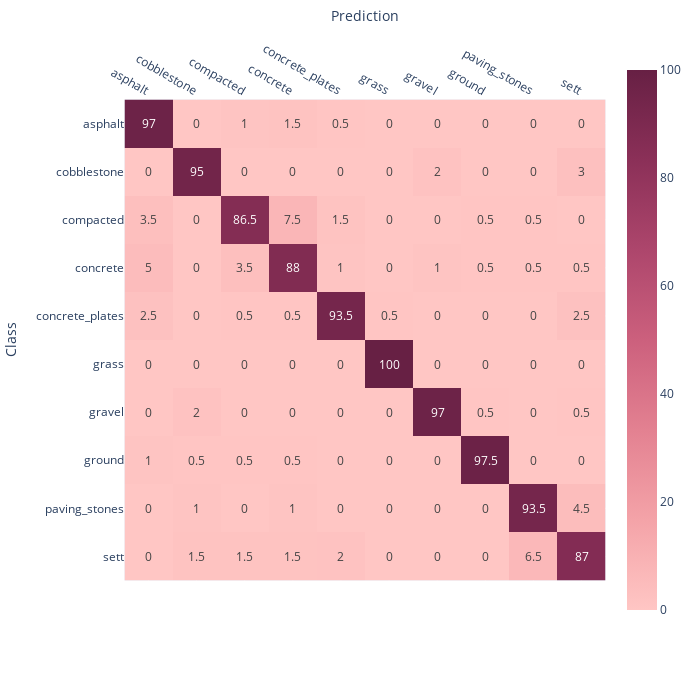

Notebook code cell kept with this figure:
### Code cell
fig = px.imshow(c_mat,
                labels=dict(x="Prediction", y="Class"),
                x=available_classes,
                y=available_classes,
                text_auto=True, 
            #    aspect="auto",
                color_continuous_scale=px.colors.sequential.Burg,
                width=700,
                height=700,
               )
fig.update_xaxes(side="top")

# fig['layout']['xaxis']['autorange'] = "reversed"

fig.show()

### Figure 1 — Plotly figure (JSON) as saved in the notebook; plotly's stock layout.template omitted (floating-point values rounded to 4 significant figures)
{"data": [{"coloraxis": "coloraxis", "hovertemplate": "Prediction: %{x}<br>Class: %{y}<br>color: %{z}<extra></extra>", "name": "0", "texttemplate": "%{z}", "type": "heatmap", "x": ["asphalt", "cobblestone", "compacted", "concrete", "concrete_plates", "grass", "gravel", "ground", "paving_stones", "sett"], "xaxis": "x", "y": ["asphalt", "cobblestone", "compacted", "concrete", "concrete_plates", "grass", "gravel", "ground", "paving_stones", "sett"], "yaxis": "y", "z": [[97, 0, 1, 1.5, 0.5, 0, 0, 0, 0, 0], [0, 95, 0, 0, 0, 0, 2, 0, 0, 3], [3.5, 0, 86.5, 7.5, 1.5, 0, 0, 0.5, 0.5, 0], [5, 0, 3.5, 88, 1, 0, 1, 0.5, 0.5, 0.5], [2.5, 0, 0.5, 0.5, 93.5, 0.5, 0, 0, 0, 2.5], [0, 0, 0, 0, 0, 100, 0, 0, 0, 0], [0, 2, 0, 0, 0, 0, 97, 0.5, 0, 0.5], [1, 0.5, 0.5, 0.5, 0, 0, 0, 97.5, 0, 0], [0, 1, 0, 1, 0, 0, 0, 0, 93.5, 4.5], [0, 1.5, 1.5, 1.5, 2, 0, 0, 0, 6.5, 87]]}], "layout": {"coloraxis": {"colorscale": [[0, "rgb(255, 198, 196)"], [0.1667, "rgb(244, 163, 168)"], [0.3333, "rgb(227, 129, 145)"], [0.5, "rgb(204, 96, 125)"], [0.6667, "rgb(173, 70, 108)"], [0.8333, "rgb(139, 48, 88)"], [1, "rgb(103, 32, 68)"]]}, "height": 700, "margin": {"t": 60}, "width": 700, "xaxis": {"anchor": "y", "constrain": "domain", "domain": [0, 1], "scaleanchor": "y", "side": "top", "title": {"text": "Prediction"}}, "yaxis": {"anchor": "x", "autorange": "reversed", "constrain": "domain", "domain": [0, 1], "title": {"text": "Class"}}}}
